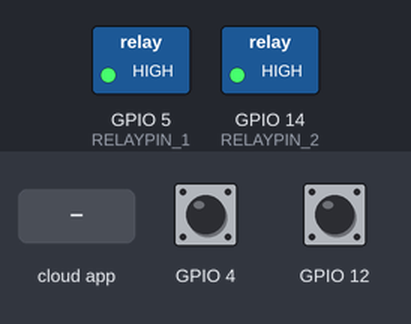
The sketch below on a simulated ESP8266 (NodeMCU). Shown: switched loads named in the sketch (green lamp = pin HIGH). Inputs (shaded band) come from the test bench; at power-on: GPIO 4 HIGH, GPIO 12 HIGH. WiFi joins after 1.5 s; servers stay silent unless stated; what the sketch prints to the serial monitor is not drawn.

Above: at 2.7 s.
2.8 s: the phone or cloud app sets 687f3e8eedeca866fe933d82 to 1
At 3.8 s:
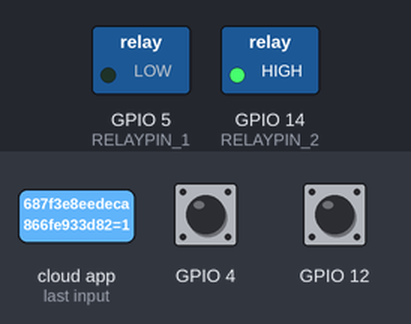
4.3 s: the phone or cloud app sets 687f40e7edeca866fe933ed3 to 1
At 5.0 s:
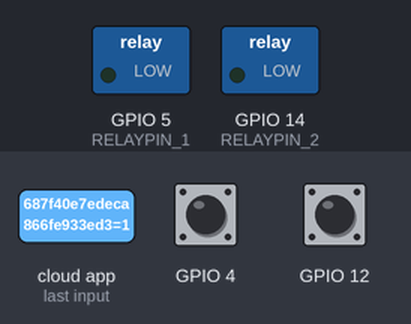
5.8 s: the phone or cloud app sets 687f3e8eedeca866fe933d82 to 0
At 6.1 s:
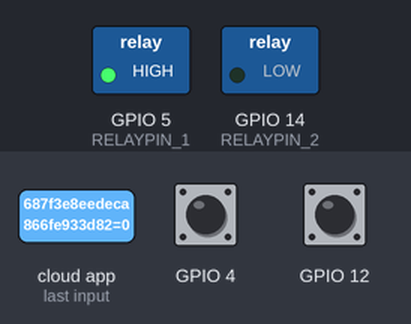
7.3 s: the phone or cloud app sets 687f40e7edeca866fe933ed3 to 0
At 8.4 s:
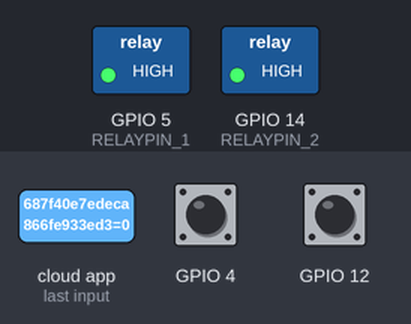
8.8 s: GPIO 4 pulled LOW for 3.2 s
At 9.5 s:
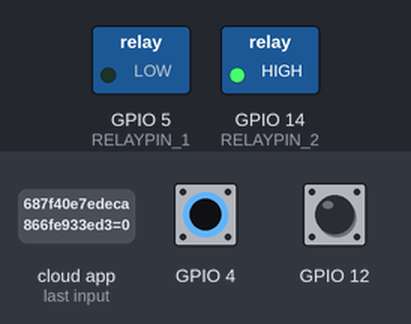
13.5 s: GPIO 12 pulled LOW for 3.2 s
At 14.3 s:
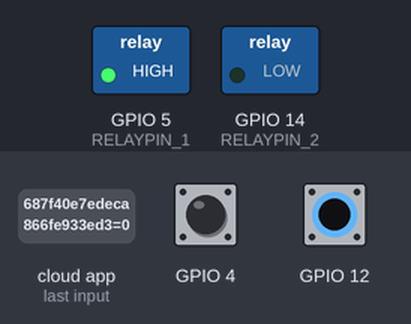
Timing chart, 0 to 18.2 s (numbered marks = the images above; inputs shaded):
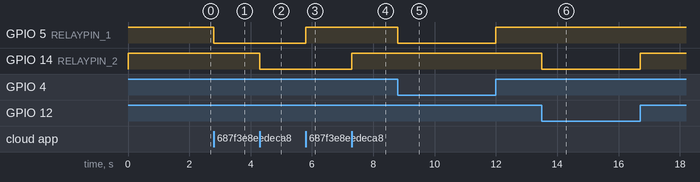

Measured:
- after the input at 2.8 s, GPIO 5 (RELAYPIN_1): HIGH → LOW at once
- after the input at 4.3 s, GPIO 14 (RELAYPIN_2): HIGH → LOW at once
- after the input at 5.8 s, GPIO 5 (RELAYPIN_1): LOW → HIGH at once
- after the input at 7.3 s, GPIO 14 (RELAYPIN_2): LOW → HIGH at once
- after the input at 8.8 s, GPIO 5 (RELAYPIN_1): HIGH → LOW at once, → HIGH 3.2 s later
- after the input at 13.5 s, GPIO 14 (RELAYPIN_2): HIGH → LOW at once, → HIGH 3.2 s later

The sketch:

finnalvoice.ino
```cpp
/*
 * ADVANCED example for: how to use up to N SinricPro Switch devices on one ESP module
 *                       to control N relays and N flipSwitches for manually control:
 * - setup N SinricPro switch devices
 * - setup N relays
 * - setup N flipSwitches to control relays manually
 *   (flipSwitch can be a tactile button or a toggle switch and is setup in line #52)
 *
 * - handle request using just one callback to switch relay
 * - handle flipSwitches to switch relays manually and send event to sinricPro server
 *
 * - SinricPro deviceId and PIN configuration for relays and buttins is done in std::map<String, deviceConfig_t> devices
 *
 * If you encounter any issues:
 * - check the readme.md at https://github.com/sinricpro/esp8266-esp32-sdk/blob/master/README.md
 * - ensure all dependent libraries are installed
 *   - see https://github.com/sinricpro/esp8266-esp32-sdk/blob/master/README.md#arduinoide
 *   - see https://github.com/sinricpro/esp8266-esp32-sdk/blob/master/README.md#dependencies
 * - open serial monitor and check whats happening
 * - check full user documentation at https://sinricpro.github.io/esp8266-esp32-sdk
 * - visit https://github.com/sinricpro/esp8266-esp32-sdk/issues and check for existing issues or open a new one
 */

#define ENABLE_DEBUG


#ifdef ENABLE_DEBUG
  #define DEBUG_ESP_PORT Serial
  #define NODEBUG_WEBSOCKETS
  #define NDEBUG
#endif

#include <Arduino.h>
#if defined(ESP8266)
  #include <ESP8266WiFi.h>
#elif defined(ESP32) || defined(ARDUINO_ARCH_RP2040)
  #include <WiFi.h>
#endif

#include "SinricPro.h"
#include "SinricProSwitch.h"
#include <map>

#define WIFI_SSID         "Appi"
#define WIFI_PASS         "Appi2005"
#define APP_KEY           "e884c800-7465-49ea-a985-c298afddd986"
#define APP_SECRET        "33d7d64f-38b2-4fef-b0cf-f499de4c2626-a1a3ba03-0bb6-4946-86e7-cbd006a73714"

// comment the following line if you use a toggle switches instead of tactile buttons

#define BAUD_RATE   115200

#define DEBOUNCE_TIME 250

#define RELAYPIN_1 5
#define RELAYPIN_2 14

typedef struct {      // struct for the std::map below
  int relayPIN;
  int flipSwitchPIN;
  bool activeLow;
} deviceConfig_t;

// this is the main configuration
// please put in your deviceId, the PIN for Relay and PIN for flipSwitch
// this can be up to N devices...depending on how much pin's available on your device ;)
// right now we have 4 devicesIds going to 4 relays and 4 flip switches to switch the relay manually
std::map<String, deviceConfig_t> devices = {
    //{deviceId, {relayPIN,  flipSwitchPIN, activeLow}}
    {"687f3e8eedeca866fe933d82", {  5, 4, true }},
    {"687f40e7edeca866fe933ed3", {  14, 12, true }},

};

typedef struct {      // struct for the std::map below
  String deviceId;
  bool lastFlipSwitchState;
  unsigned long lastFlipSwitchChange;
  bool activeLow;
} flipSwitchConfig_t;

std::map<int, flipSwitchConfig_t> flipSwitches;    // this map is used to map flipSwitch PINs to deviceId and handling debounce and last flipSwitch state checks
                                                  // it will be setup in "setupFlipSwitches" function, using informations from devices map

void setupRelays() {
  for (auto &device : devices) {           // for each device (relay, flipSwitch combination)
    int relayPIN = device.second.relayPIN; // get the relay pin
    pinMode(relayPIN, OUTPUT);
    digitalWrite(relayPIN, HIGH);            // set relay pin to OUTPUT
  }
}

void setupFlipSwitches() {
  for (auto &device : devices)  {                     // for each device (relay / flipSwitch combination)
    flipSwitchConfig_t flipSwitchConfig;              // create a new flipSwitch configuration

    flipSwitchConfig.deviceId = device.first;         // set the deviceId
    flipSwitchConfig.lastFlipSwitchChange = 0;        // set debounce time
    flipSwitchConfig.lastFlipSwitchState = false;     // set lastFlipSwitchState to false (LOW)
    int flipSwitchPIN = device.second.flipSwitchPIN;  // get the flipSwitchPIN
    bool activeLow = device.second.activeLow;         // set the activeLow
    flipSwitchConfig.activeLow = activeLow;
    flipSwitches[flipSwitchPIN] = flipSwitchConfig;   // save the flipSwitch config to flipSwitches map

    if(activeLow) {
      pinMode(flipSwitchPIN, INPUT_PULLUP);           // set the flipSwitch pin to INPUT_PULLUP
    }
    else {
      pinMode(flipSwitchPIN, INPUT);                  // set the flipSwitch pin to INPUT
    }
  }
}

bool onPowerState(String deviceId, bool &state) {
  Serial.printf("%s: %s\r\n", deviceId.c_str(), !state ? "on" : "of");
  int relayPIN = devices[deviceId].relayPIN; // get the relay pin for corresponding device
  digitalWrite(relayPIN, !state);             // set the new relay state
  return true;
}

void handleFlipSwitches() {
  unsigned long actualMillis = millis();                                          // get actual millis
  for (auto &flipSwitch : flipSwitches) {                                         // for each flipSwitch in flipSwitches map
    unsigned long lastFlipSwitchChange = flipSwitch.second.lastFlipSwitchChange;  // get the timestamp when flipSwitch was pressed last time (used to debounce / limit events)

    if (actualMillis - lastFlipSwitchChange > DEBOUNCE_TIME) {                    // if time is > debounce time...

      int flipSwitchPIN = flipSwitch.first;                                       // get the flipSwitch pin from configuration
      bool lastFlipSwitchState = flipSwitch.second.lastFlipSwitchState;           // get the lastFlipSwitchState
      bool activeLow = flipSwitch.second.activeLow;
      bool flipSwitchState = digitalRead(flipSwitchPIN);                          // read the current flipSwitch state
      if(activeLow) flipSwitchState = !flipSwitchState;

      if (flipSwitchState != lastFlipSwitchState) {                               // if the flipSwitchState has changed...
#ifdef TACTILE_BUTTON
        if (flipSwitchState) {                                                    // if the tactile button is pressed
#endif
          flipSwitch.second.lastFlipSwitchChange = actualMillis;                  // update lastFlipSwitchChange time
          String deviceId = flipSwitch.second.deviceId;                           // get the deviceId from config
          int relayPIN = devices[deviceId].relayPIN;                              // get the relayPIN from config
          bool newRelayState = !digitalRead(relayPIN);                            // set the new relay State
          digitalWrite(relayPIN, newRelayState);                                  // set the trelay to the new state

          SinricProSwitch &mySwitch = SinricPro[deviceId];                        // get Switch device from SinricPro
          mySwitch.sendPowerStateEvent(newRelayState);                            // send the event
#ifdef TACTILE_BUTTON
        }
#endif
        flipSwitch.second.lastFlipSwitchState = flipSwitchState;                  // update lastFlipSwitchState
      }
    }
  }
}

void setupWiFi() {
  Serial.printf("\r\n[Wifi]: Connecting");

  #if defined(ESP8266)
    WiFi.setSleepMode(WIFI_NONE_SLEEP);
    WiFi.setAutoReconnect(true);
  #elif defined(ESP32)
    WiFi.setSleep(false);
    WiFi.setAutoReconnect(true);
  #endif

  WiFi.begin(WIFI_SSID, WIFI_PASS);

  while (WiFi.status() != WL_CONNECTED)
  {
    Serial.printf(".");
    delay(250);
  }

  Serial.printf("connected!\r\n[WiFi]: IP-Address is %s\r\n", WiFi.localIP().toString().c_str());
}

void setupSinricPro() {
  for (auto &device : devices) {
    const char *deviceId = device.first.c_str();
    SinricProSwitch &mySwitch = SinricPro[deviceId];
    mySwitch.onPowerState(onPowerState);
  }

  SinricPro.restoreDeviceStates(true); // restore the last known state from the server.

  SinricPro.begin(APP_KEY, APP_SECRET);
}

void setup() {
  Serial.begin(BAUD_RATE);
  setupRelays();
  setupFlipSwitches();
  setupWiFi();
  setupSinricPro();
}

void loop() {
  SinricPro.handle();
  handleFlipSwitches();
}
```
